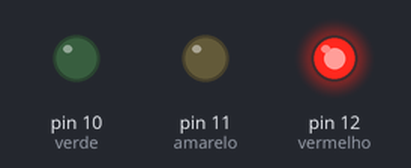
The sketch below on a simulated Arduino Uno, built with avr-gcc and run on an emulated ATmega328P. Parts: output pins drawn as LEDs (lit = HIGH).

Above: at 2.5 s.
At 7.5 s:
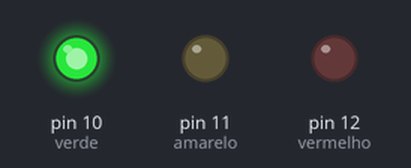
At 12.5 s:
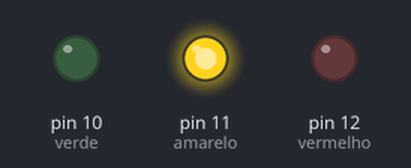
Timing chart, 0 to 19.5 s (numbered marks = the images above):
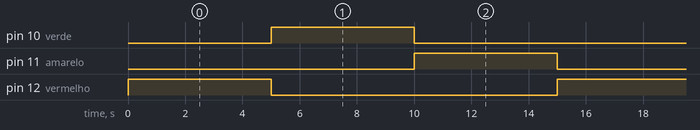

The sketch:

projeto2.ino
```cpp
int passo =1;
int vermelho =12, amarelo =11, verde =10;
int botao=2;
int TEMPO = 5000;

void setup() {
pinMode(botao,INPUT);
pinMode(verde,OUTPUT);
pinMode(amarelo,OUTPUT);
pinMode(vermelho,OUTPUT);
irVermelho();
}

void loop() {
  if(passo==1){
    p1();
    passo=2;
    delay(TEMPO);
  }
  if (passo ==2){
    p2();
    passo=3;
    delay(TEMPO);
  }
   if (passo ==3){
    p3();
    passo=1;
    delay(5000);
  }
}

void irVermelho(){
  p1();
  passo=1;
}

void p3(){
  digitalWrite(vermelho,LOW);
  digitalWrite(amarelo,HIGH);
  digitalWrite(verde,LOW);
}
void p2(){
  digitalWrite(vermelho,LOW);
  digitalWrite(amarelo,LOW);
  digitalWrite(verde,HIGH);
}
void p1(){
  digitalWrite(vermelho,HIGH);
  digitalWrite(amarelo,LOW);
  digitalWrite(verde,LOW);
}
```

Measured:
- by itself, pin 10 (verde), pin 11 (amarelo), pin 12 (vermelho): alternates HIGH for 5.0 s and LOW for 10.0 s
- by itself, everything shown: repeats every 15.0 s, in 3 steps
